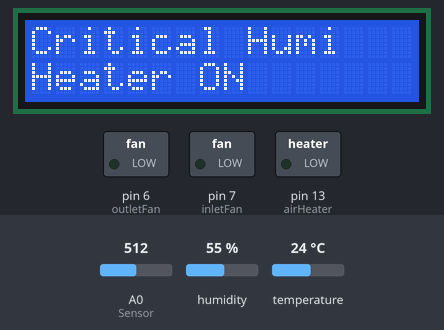
Recording of a sketch running on a simulated Arduino Uno, built with avr-gcc and run on an emulated ATmega328P. On the bench: 16×2 character LCD, switched loads named in the sketch (green lamp = pin HIGH). Inputs (shaded band) come from the test bench; at power-on: humidity 55 %, A0 (Sensor) = 512, temperature 24 °C. The modem accepts every AT command (registered, SIM ready, sends succeed) and sends nothing else; what the sketch prints to the serial monitor is not drawn.

Above: at 4.8 s.
4.9 s: humidity set to 41 %
12.8 s: humidity set to 37 %
At 17.0 s:
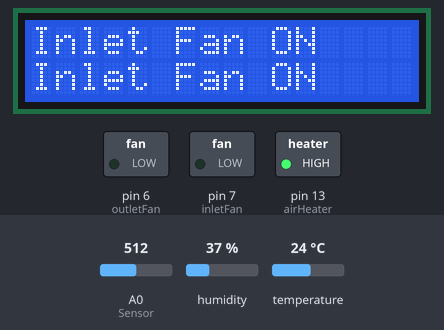
21.0 s: A0 (Sensor) set to 113
29.7 s: A0 (Sensor) set to 92
At 34.9 s:
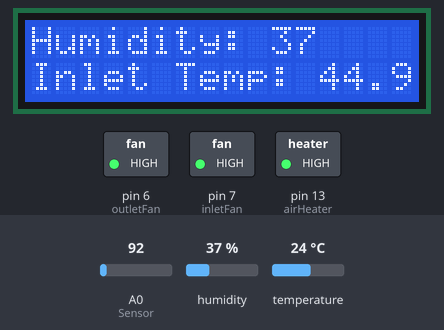
37.8 s: humidity set to 40 %
At 42.2 s:
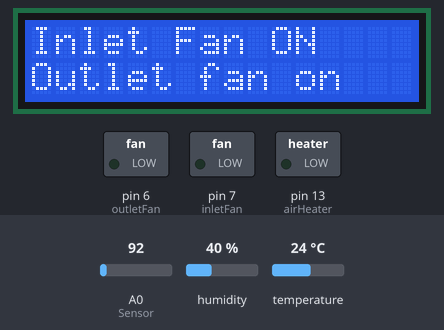
42.9 s: humidity set to 22 %
At 47.4 s:
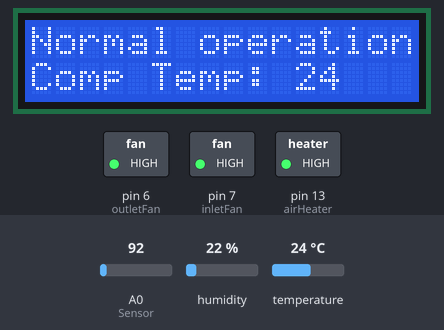
Timing chart, 0 to 48.9 s (numbered marks = the images above; inputs shaded):
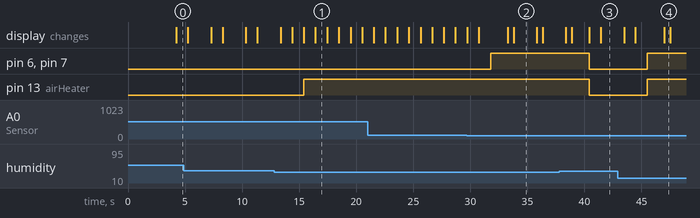

Measured:
- the behaviour switches between 40 and 39 % on humidity (found by bisection; images 0 and 1)
- the behaviour switches between 103 and 102 on A0 (Sensor) (found by bisection; images 1 and 2)
- after the input at 12.8 s, pin 13 (airHeater): LOW → HIGH after 2.6 s; the display: first differs from a run without the input after 2.6 s (image 1 shows a later state)
- after the input at 29.7 s, pin 6 (outletFan), pin 7 (inletFan): LOW → HIGH after 2.1 s
- after the input at 37.8 s, pin 6 (outletFan), pin 7 (inletFan), pin 13 (airHeater): HIGH → LOW after 2.6 s; the display: first differs from a run without the input after 2.6 s (image 3 shows a later state)
- after the input at 42.9 s, pin 6 (outletFan), pin 7 (inletFan), pin 13 (airHeater): LOW → HIGH after 2.6 s
- what the display in image 1 shows lasts 1.1 s, from 16.4 s to 17.5 s

The sketch:

systemCode.ino
```cpp
#include <SoftwareSerial.h>
#include <DFRobot_DHT11.h>
#include <LiquidCrystal.h>
DFRobot_DHT11 DHT;
#define DHT11_PIN 8

SoftwareSerial mySerial(11, 10); //SIM800L Tx & Rx is connected to Arduino #11 & #10

const int rs = 12, en = 9, d4 = 2, d5 = 3, d6 = 4, d7 = 5;
LiquidCrystal lcd(rs, en, d4, d5, d6, d7);

int airHeater = 13; // Define input pin for relay
int inletFan = 7; // Define input pin for relay
int outletFan = 6; // Define input pin for relay

int SmsSent = 0;

String message;
float temp_reading;
float intakeTemperature;

const int Sensor = A0; //define temperature sensor pin which is connected to the analogue input pins of the arduino
byte degree_symbol[8] =
              {
                0b00111,
                0b00101,
                0b00111,
                0b00000,
                0b00000,
                0b00000,
                0b00000,
                0b00000
              };
void setup() {
  // put your setup code here, to run once:
 Serial.begin(9600);

   pinMode(Sensor, INPUT);// initialize temp sensor as an input
   pinMode(airHeater, OUTPUT); // Define the Relaypin as output pin
   pinMode(inletFan, OUTPUT); // Define the Relaypin as output pin
   pinMode(outletFan, OUTPUT); // Define the Relaypin as output pin

 lcd.begin(16, 2);
}

void loop() {
  // put your main code here, to run repeatedly:
  // put your main code here, to run repeatedly:
   temp_reading=analogRead(Sensor);// store the reading from the temp sensor in temp_reading
     intakeTemperature = temp_reading*(5.0/1023.0)*100;// calculate temperature
     delay(10);
DHT.read(DHT11_PIN);
 /*
  Serial.print("Component temp:");
  Serial.print(DHT.temperature);
  Serial.print("  Component humidity:");
  Serial.println(DHT.humidity);
  delay(1000);

Serial.print("Intake Temperature: ");
 Serial.println(intakeTemperature);
 delay(1000);
 */
  if (DHT.humidity >= 40){
    Serial.println("Critical Humidity Levels");
    Serial.println(DHT.humidity);
    delay(1000);
    digitalWrite(airHeater, LOW); // Makes the signal low
    digitalWrite(inletFan, LOW); // Makes the signal low
    digitalWrite(outletFan, LOW); // Makes the signal low
    message = "Critical Humidity detected in Panel 1 \n Control mechanism initiated \n Fans On | Heater On";
    if(SmsSent == 0){
    sendMessage();
    SmsSent = 1;
    }

    criticalHumidityDisplay();

    }
  else if (intakeTemperature > 50 ){
    Serial.println("Critical Inlet Air Temp");
    digitalWrite(airHeater, HIGH); // Makes the signal low
    digitalWrite(inletFan, LOW); // Makes the signal low
    digitalWrite(outletFan, LOW); // Makes the signal low
message = "Critical Inlet Temp Detected in Panel 1 \n Control Mechanism Initiated \n Fans On";
    if (SmsSent == 0){
  sendMessage();
    SmsSent = 1;
    }
  criticalInletTempDisplay();
  }
  else if (DHT.temperature > 40){
    Serial.println("Critical component Air Temp");
    digitalWrite(airHeater, HIGH); // Makes the signal low
    digitalWrite(inletFan, LOW); // Makes the signal low
    digitalWrite(outletFan, LOW); // Makes the signal low
message = "Critical component Temp detected in Panel 1 \n Control Mechanism Initiated \n Fans on";
    if (SmsSent ==0 ){
      sendMessage();
      SmsSent = 1;
      }
    }
    else if (DHT.temperature < 20){
       Serial.println("Critical component Air Temp");
    digitalWrite(airHeater, LOW); // Makes the signal low
    digitalWrite(inletFan, LOW); // Makes the signal low
    digitalWrite(outletFan, HIGH); // Makes the signal low
message = "Critical Low component Temp detected in Panel 1 \n Control Mechanism Initiated \n In Fan on  | Heater On";
    if (SmsSent ==0 ){
      sendMessage();
      SmsSent = 1;
      }
      }


else{
  digitalWrite(airHeater, HIGH); // Sends high signal
  digitalWrite(inletFan, HIGH); // Sends high signal
  digitalWrite(outletFan, HIGH); // Sends high signal

  Serial.println(" ");
  Serial.print("Component temp:");
  Serial.println(DHT.temperature);
  delay(500);

  Serial.println(" ");
  Serial.print("Humidity:");
  Serial.println(DHT.humidity);
  delay(500);

  Serial.println(" ");
  Serial.print("Intake Temperature: ");
  Serial.println(intakeTemperature);
  delay(500);

  lcdDisplay();
}

}

void lcdDisplay()
{
  lcd.setCursor(0,0);
  lcd.print("Normal operation");
  lcd.setCursor(0,1);
  lcd.print("Comp Temp: ");
  lcd.println(DHT.temperature);
  delay(500);
  lcd.clear();
  lcd.setCursor(0,0);
  lcd.print("Humidity: ");
  lcd.println(DHT.humidity);
  lcd.setCursor(0,1);
  lcd.print("Inlet Temp: ");
  lcd.println(intakeTemperature);
  delay(500);
  }

 void criticalInletTempDisplay()
 {
  lcd.setCursor(0,0);
  lcd.print("Critical In temp");
  lcd.setCursor(0,1);
  lcd.print("Heater OFF");
  delay(1000);
  lcd.clear();
  lcd.setCursor(0,0);
  lcd.print("Inlet Fan ON");
  lcd.setCursor(0,1);
  lcd.print("Inlet Fan ON");
  delay(1000);
  }
  void criticalHumidityDisplay()
  {
    lcd.setCursor(0,0);
    lcd.print("Critical Humi");
  lcd.setCursor(0,1);
  lcd.print("Heater ON");
    delay(1000);
     lcd.clear();
  lcd.setCursor(0,0);
  lcd.print("Inlet Fan ON");
   lcd.setCursor(0,1);
  lcd.print("Outlet fan on");
  delay(1000);
    }
  void criticalComponentTempDisplay()
 {
  lcd.setCursor(0,0);
  lcd.print("High Comp Temp");
  lcd.setCursor(0,1);
  lcd.print("Heater off");
  delay(1000);
   lcd.clear();
  lcd.setCursor(0,0);
  lcd.print("Inlet Fan ON");
  lcd.setCursor(0,1);
  lcd.print("Outlet Fan ON");
   delay(1000);
  }
  void sendMessage()
  {
      //Begin serial communication with Arduino and SIM800L
  mySerial.begin(9600);
  Serial.println("Initializing...");
  delay(1000);
  mySerial.println("AT"); //Once the handshake test is successful, it will back to OK
  updateSerial();
  mySerial.println("AT+CMGF=1"); // Configuring TEXT mode
  updateSerial();
 mySerial.println("AT+CMGS=\"+254798223888\"");//change ZZ with country code and xxxxxxxxxxx with phone number to sms
  updateSerial();

  mySerial.print(message); //text content
  updateSerial();
  mySerial.write(26);
    }

  void updateSerial()
{
  delay(500);
  while (Serial.available())
  {
    mySerial.write(Serial.read());//Forward what Serial received to Software Serial Port
  }
  while(mySerial.available())
  {
    Serial.write(mySerial.read());//Forward what Software Serial received to Serial Port
  }
}
```
